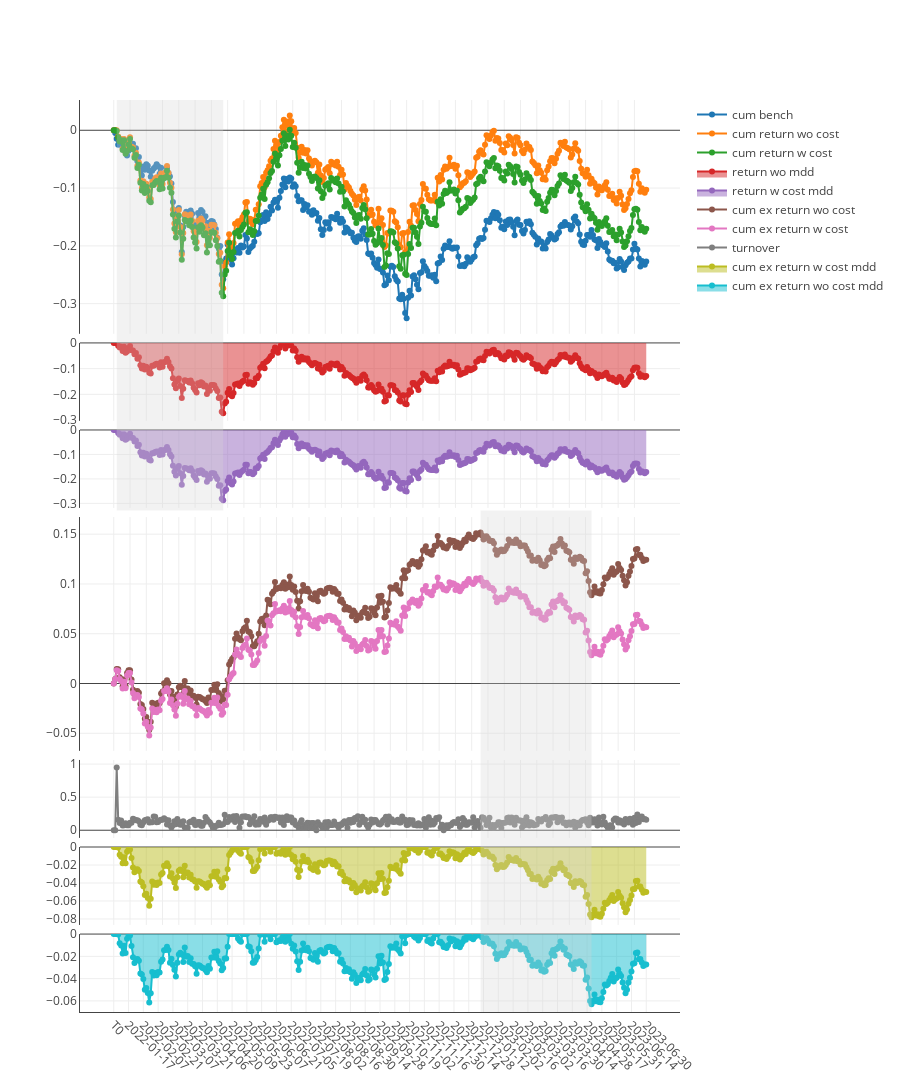

Write notebook code for a chart like this one.
### Code cell
import pickle

file_path = f'out/backtests/{ex_num}/gp/2-graph.pkl'

with open(file_path, 'rb') as file:
    chart = pickle.load(file)
chart.show()

### Figure 1 — Plotly figure (JSON) as saved in the notebook; plotly's stock layout.template omitted (floating-point values rounded to 4 significant figures; data arrays with more than 128 entries replaced by an {"elided": "..."} marker saying what was removed)
{"data": [{"mode": "lines+markers", "name": "cum bench", "type": "scatter", "x": {"elided": "361 str values"}, "xaxis": "x", "y": {"elided": "361 float values"}, "yaxis": "y"}, {"mode": "lines+markers", "name": "cum return wo cost", "type": "scatter", "x": {"elided": "361 str values"}, "xaxis": "x", "y": {"elided": "361 float values"}, "yaxis": "y"}, {"mode": "lines+markers", "name": "cum return w cost", "type": "scatter", "x": {"elided": "361 str values"}, "xaxis": "x", "y": {"elided": "361 float values"}, "yaxis": "y"}, {"fill": "tozeroy", "mode": "lines+markers", "name": "return wo mdd", "type": "scatter", "x": {"elided": "361 str values"}, "xaxis": "x2", "y": {"elided": "361 float values"}, "yaxis": "y2"}, {"fill": "tozeroy", "mode": "lines+markers", "name": "return w cost mdd", "type": "scatter", "x": {"elided": "361 str values"}, "xaxis": "x3", "y": {"elided": "361 float values"}, "yaxis": "y3"}, {"mode": "lines+markers", "name": "cum ex return wo cost", "type": "scatter", "x": {"elided": "361 str values"}, "xaxis": "x4", "y": {"elided": "361 float values"}, "yaxis": "y4"}, {"mode": "lines+markers", "name": "cum ex return w cost", "type": "scatter", "x": {"elided": "361 str values"}, "xaxis": "x4", "y": {"elided": "361 float values"}, "yaxis": "y4"}, {"mode": "lines+markers", "name": "turnover", "type": "scatter", "x": {"elided": "361 str values"}, "xaxis": "x5", "y": {"elided": "361 float values"}, "yaxis": "y5"}, {"fill": "tozeroy", "mode": "lines+markers", "name": "cum ex return w cost mdd", "type": "scatter", "x": {"elided": "361 str values"}, "xaxis": "x6", "y": {"elided": "361 float values"}, "yaxis": "y6"}, {"fill": "tozeroy", "mode": "lines+markers", "name": "cum ex return wo cost mdd", "type": "scatter", "x": {"elided": "361 str values"}, "xaxis": "x7", "y": {"elided": "361 float values"}, "yaxis": "y7"}], "layout": {"height": 1200, "shapes": [{"fillcolor": "#d3d3d3", "line": {"width": 0}, "opacity": 0.3, "type": "rect", "x0": "2022-01-05", "x1": "2022-04-26", "xref": "x", "y0": 0.55, "y1": 1, "yref": "paper"}, {"fillcolor": "#d3d3d3", "line": {"width": 0}, "opacity": 0.3, "type": "rect", "x0": "2023-01-10", "x1": "2023-05-08", "xref": "x", "y0": 0, "y1": 0.55, "yref": "paper"}], "title": {"text": " "}, "xaxis": {"anchor": "y", "domain": [0, 1], "matches": "x7", "showline": false, "showticklabels": false, "tickangle": 45, "type": "category"}, "xaxis2": {"anchor": "y2", "domain": [0, 1], "matches": "x7", "showline": false, "showticklabels": false, "tickangle": 45, "type": "category"}, "xaxis3": {"anchor": "y3", "domain": [0, 1], "matches": "x7", "showline": false, "showticklabels": false, "tickangle": 45, "type": "category"}, "xaxis4": {"anchor": "y4", "domain": [0, 1], "matches": "x7", "showline": false, "showticklabels": false, "tickangle": 45, "type": "category"}, "xaxis5": {"anchor": "y5", "domain": [0, 1], "matches": "x7", "showline": false, "showticklabels": false, "tickangle": 45, "type": "category"}, "xaxis6": {"anchor": "y6", "domain": [0, 1], "matches": "x7", "showline": false, "showticklabels": false, "tickangle": 45, "type": "category"}, "xaxis7": {"anchor": "y7", "domain": [0, 1], "showline": true, "tickangle": 45, "type": "category"}, "yaxis": {"anchor": "x", "domain": [0.7436, 1], "showline": true, "showticklabels": true, "zeroline": true}, "yaxis2": {"anchor": "x2", "domain": [0.6482, 0.7336], "showline": true, "showticklabels": true, "zeroline": true}, "yaxis3": {"anchor": "x3", "domain": [0.5527, 0.6382], "showline": true, "showticklabels": true, "zeroline": true}, "yaxis4": {"anchor": "x4", "domain": [0.2864, 0.5427], "showline": true, "showticklabels": true, "zeroline": true}, "yaxis5": {"anchor": "x5", "domain": [0.1909, 0.2764], "showline": true, "showticklabels": true, "zeroline": true}, "yaxis6": {"anchor": "x6", "domain": [0.09545, 0.1809], "showline": true, "showticklabels": true, "zeroline": true}, "yaxis7": {"anchor": "x7", "domain": [0, 0.08545], "showline": true, "showticklabels": true, "zeroline": true}}}
